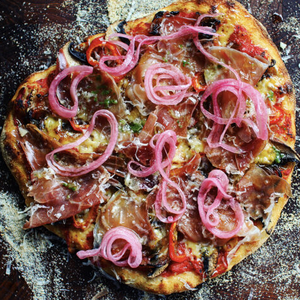
#> input picture DTUImageAnalysis-main/Exam Prep/gamle_exams/Summer 2023/ExamSpring2023_src_data_solution/data/PizzaPCA/training/BewareOfOnions.png, 300 x 300 px; its folder holds 4 pictures in this run
$ python pizza-pca.py
#> lines starting #> are read from the running program, lines starting #| are printed output that depends on the picture
from skimage import io
from sklearn.decomposition import PCA
import numpy as np
import matplotlib.pyplot as plt
import glob

# Load the images
image_list = []
for filename in glob.glob('/Users/thomasschioler/Documents/DTU/Semester 6/Image Analysis/Exam Prep/gamle_exams/Summer 2023/ExamSpring2023_src_data_solution/data/PizzaPCA/training/*.png'): # assuming the images are .jpg
    im = io.imread(filename, as_gray=True)
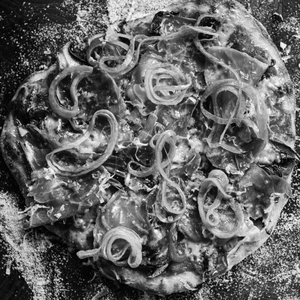
#> im: shape (300, 300) float64; min 0, max 0.997, mean 0.403
    image_list.append(im)
#> pass 2 of the loop `for filename in glob.glob('/Users/thomasschioler/Documents/DTU/Semeste..`:
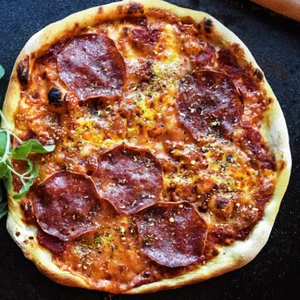
#> input picture DTUImageAnalysis-main/Exam Prep/gamle_exams/Summer 2023/ExamSpring2023_src_data_solution/data/PizzaPCA/training/BigSausage.png, 300 x 300 px
#> `im = io.imread(filename, as_gray=True)`:
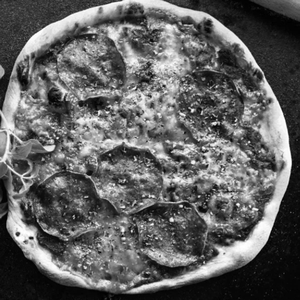
#> im: shape (300, 300) float64; min 0, max 1, mean 0.386
#> pass 3 of the loop `for filename in glob.glob('/Users/thomasschioler/Documents/DTU/Semeste..`:
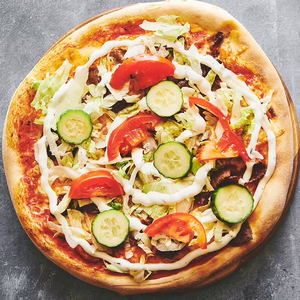
#> input picture DTUImageAnalysis-main/Exam Prep/gamle_exams/Summer 2023/ExamSpring2023_src_data_solution/data/PizzaPCA/training/CucumberParty.png, 300 x 300 px
#> `im = io.imread(filename, as_gray=True)`:
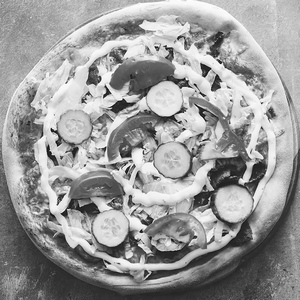
#> im: shape (300, 300) float64; min 0, max 1, mean 0.607
#> the loop made 4 passes; the first 3 are shown

# Convert the list to numpy array
image_array = np.array([im.ravel() for im in image_list])

# Compute the average pizza
average_pizza = np.mean(image_array, axis=0)

# Reshape the average pizza to the original shape
average_pizza_image = np.reshape(average_pizza, image_list[0].shape)
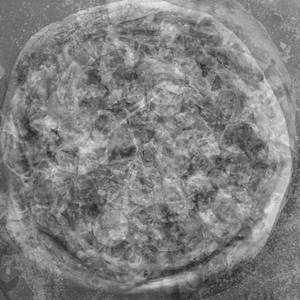
#> average_pizza_image: shape (300, 300) float64; min 0.113, max 0.915, mean 0.503

# Display the average pizza
plt.imshow(average_pizza_image, cmap='gray')
plt.title('Average Pizza')
plt.show()

# Perform PCA
pca = PCA(n_components=5)
#> (the run stopped early here; a loop or call above may not have finished)
